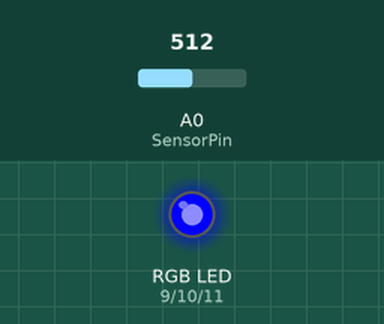
This sketch was run on a simulated Arduino Uno, built with avr-gcc and run on an emulated ATmega328P. Parts: an RGB LED mixed from three pins (HIGH = lit). Inputs (shaded band) come from the test bench; at power-on: A0 (SensorPin) = 512. Dim RGB values are drawn brighter than linear.

Above: at 1.2 s.
1.3 s: A0 (SensorPin) set to 716
At 2.0 s:
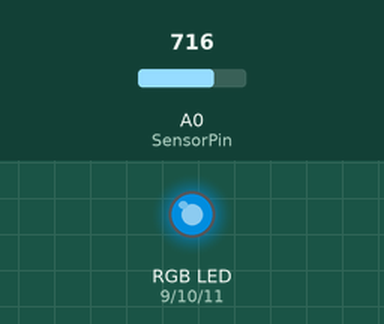
2.8 s: A0 (SensorPin) set to 900
At 3.3 s:
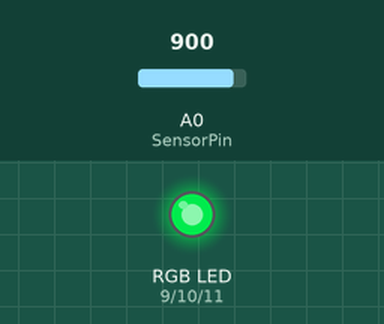
4.3 s: A0 (SensorPin) set to 1023
At 5.5 s:
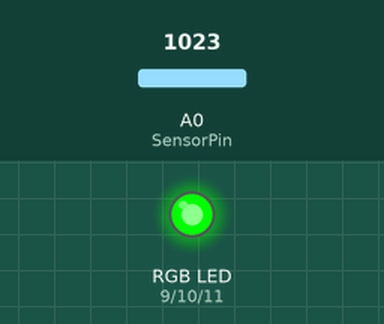
5.8 s: A0 (SensorPin) set to 511
At 7.0 s:
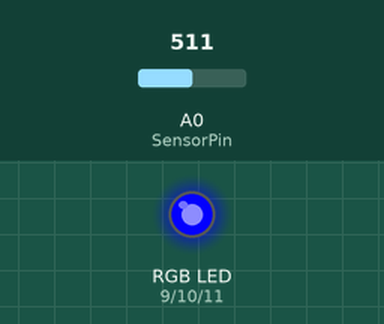
7.3 s: A0 (SensorPin) set to 306
At 8.2 s:
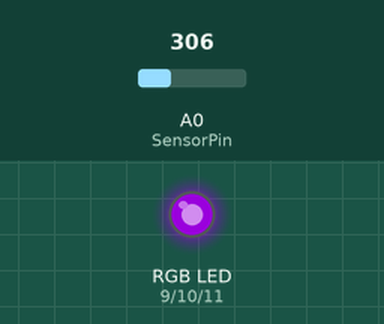
Timing chart, 0 to 9.8 s (numbered marks = the images above; inputs shaded):
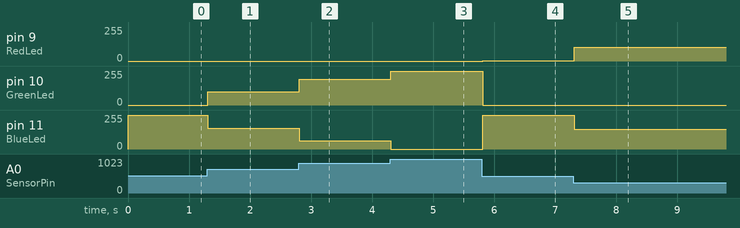

The sketch:

12_RGB_Led.ino
```cpp
// Een RGB–Led met potmeter

int SensorPin = A0;       // Input van de potmeter
int meetwaarde = 0;       // Een spanning, te meten op A0
int PWMwaarde = 0;

int RedLed = 9;
int GreenLed = 10;
int BlueLed = 11;

int R = 0;
int G = 0;
int B = 0;

void setup() {
  Serial.begin (9600);
}

void loop() {
  meetwaarde = analogRead(SensorPin);        // lees de meetwaarde:
  PWMwaarde = map(meetwaarde, 0, 1023, 0, 170); // Zet de meetwaarde om naar iets tussen de 0 en 255 of 170
  Conversion(PWMwaarde);
  analogWrite(RedLed, R);
  analogWrite(GreenLed, G);
  analogWrite(BlueLed, B);
  delay(100);
}

int Conversion(int ColorValue) {
  if (ColorValue < 85) {
    R = 255 - ColorValue * 3;
    G = 0;
    B = ColorValue * 3;
  }
  else if (ColorValue < 170) {
    ColorValue = ColorValue - 85;
    R = 0;
    G = ColorValue * 3;
    B = 255 - ColorValue * 3;
  }
  else {
    ColorValue = ColorValue - 170;
    R = ColorValue * 3;
    G = 255 - ColorValue * 3;
    B = 0;
  }
}
```

Measured:
- after the input at 1.3 s, pin 10 (GreenLed): 0/255 → 99/255 at once; pin 11 (BlueLed): 255/255 → 156/255 at once
- after the input at 2.8 s, pin 10 (GreenLed): 99/255 → 192/255 at once; pin 11 (BlueLed): 156/255 → 63/255 at once
- after the input at 4.3 s, pin 10 (GreenLed): 192/255 → 255/255 at once; pin 11 (BlueLed): 63/255 → 0/255 at once
- after the input at 5.8 s, pin 9 (RedLed): 0/255 → 3/255 at once; pin 10 (GreenLed): 255/255 → 0/255 at once; pin 11 (BlueLed): 0/255 → 252/255 at once
- after the input at 7.3 s, pin 9 (RedLed): 3/255 → 105/255 at once; pin 11 (BlueLed): 252/255 → 150/255 at once
